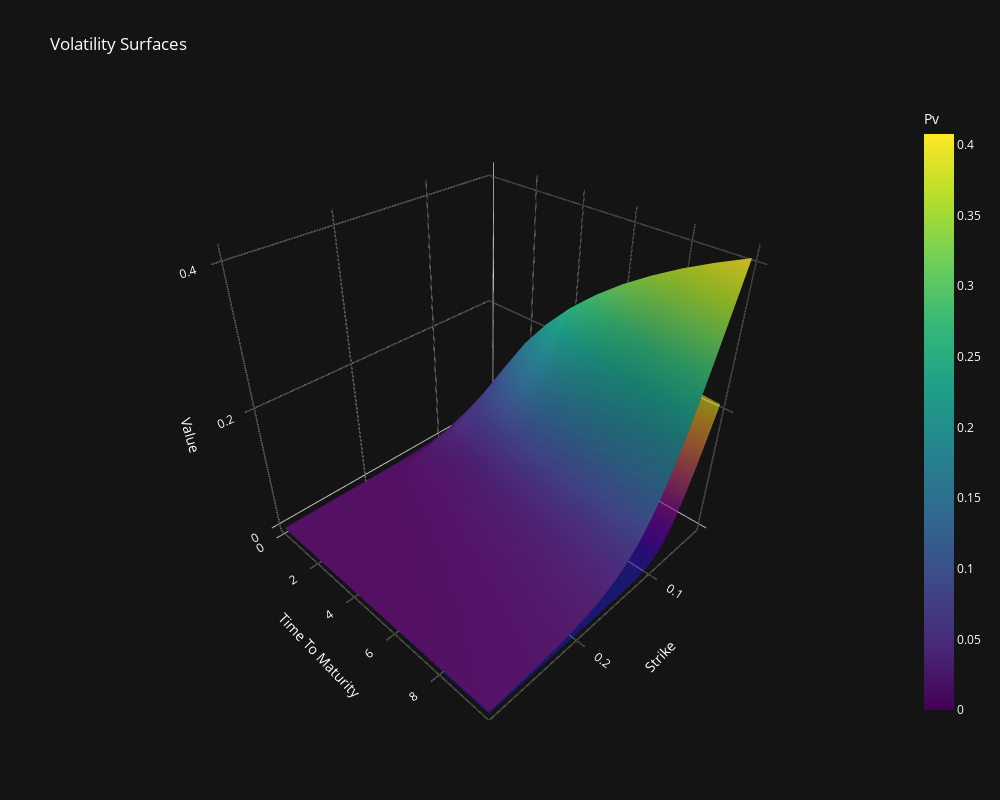

Notebook code cell kept with this figure:
### Code cell
fig = plot_volatility_surface(
    vol_key_rate, 
    ['pv', 'pv_model_key'],
    colorscale=['Viridis', 'Plasma'],
    opacity=[1.0, 0.7]  # Second surface more transparent
)
fig.show()

### Figure 1 — Plotly figure (JSON) as saved in the notebook; plotly's stock layout.template omitted (floating-point values rounded to 4 significant figures; data arrays with more than 128 entries replaced by an {"elided": "..."} marker saying what was removed)
{"data": [{"colorbar": {"tickfont": {"color": "white"}, "title": {"font": {"color": "white"}, "text": "Pv"}}, "colorscale": [[0, "#440154"], [0.1111, "#482878"], [0.2222, "#3e4989"], [0.3333, "#31688e"], [0.4444, "#26828e"], [0.5556, "#1f9e89"], [0.6667, "#35b779"], [0.7778, "#6ece58"], [0.8889, "#b5de2b"], [1, "#fde725"]], "name": "Pv", "opacity": 1, "showscale": true, "type": "surface", "x": {"elided": "15x33 float values"}, "y": {"elided": "15x33 float values"}, "z": {"elided": "15x33 float values"}}, {"colorscale": [[0, "#0d0887"], [0.1111, "#46039f"], [0.2222, "#7201a8"], [0.3333, "#9c179e"], [0.4444, "#bd3786"], [0.5556, "#d8576b"], [0.6667, "#ed7953"], [0.7778, "#fb9f3a"], [0.8889, "#fdca26"], [1, "#f0f921"]], "name": "Pv Model Key", "opacity": 0.7, "showscale": false, "type": "surface", "x": {"elided": "15x33 float values"}, "y": {"elided": "15x33 float values"}, "z": {"elided": "15x33 float values"}}], "layout": {"height": 800, "paper_bgcolor": "rgb(20, 20, 20)", "plot_bgcolor": "rgb(20, 20, 20)", "scene": {"bgcolor": "rgb(20, 20, 20)", "xaxis": {"backgroundcolor": "rgb(20, 20, 20)", "gridcolor": "rgba(255, 255, 255, 0.1)", "tickfont": {"color": "white"}, "title": {"font": {"color": "white"}, "text": "Strike"}}, "yaxis": {"backgroundcolor": "rgb(20, 20, 20)", "gridcolor": "rgba(255, 255, 255, 0.1)", "tickfont": {"color": "white"}, "title": {"font": {"color": "white"}, "text": "Time To Maturity"}}, "zaxis": {"backgroundcolor": "rgb(20, 20, 20)", "gridcolor": "rgba(255, 255, 255, 0.1)", "tickfont": {"color": "white"}, "title": {"font": {"color": "white"}, "text": "Value"}}}, "title": {"font": {"color": "white"}, "text": "Volatility Surfaces"}, "width": 1000}}
